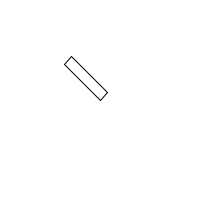
Frame 1 (no input)
Frame 60 (the mouse pressed at the canvas centre just before this capture): identical to frame 1, image omitted
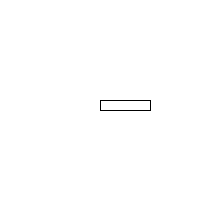
Frame 120 (the mouse held since frame 60 and released just before this capture)

The Processing sketch that drew these frames (run headless with seeded random() and noise(); from frame 60 on, the mouse is pressed at the canvas centre):

// Processing sketch: atan_test
// ── atan_test.pde
void setup()
{
  size(200, 200);
}

void draw()
{
  float angle = atan2(mouseY - 100, mouseX - 100);

  background(255);
  pushMatrix();
  translate(100, 100);
  rotate(angle);
  rect(0, 0, 50, 10);
  popMatrix();
}
